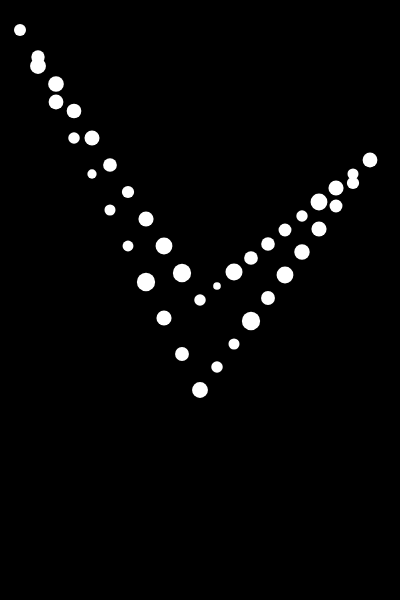
Frame 1 (no input)
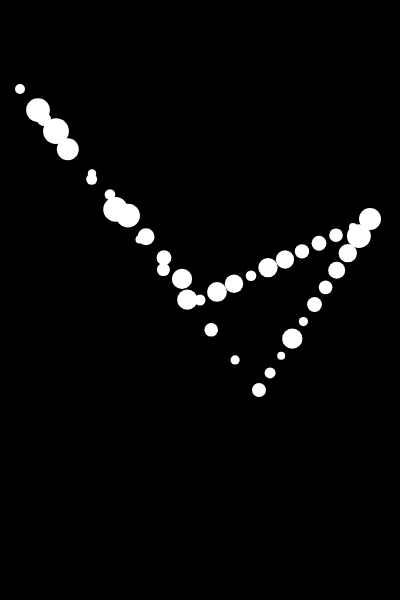
Frame 60 (no input)
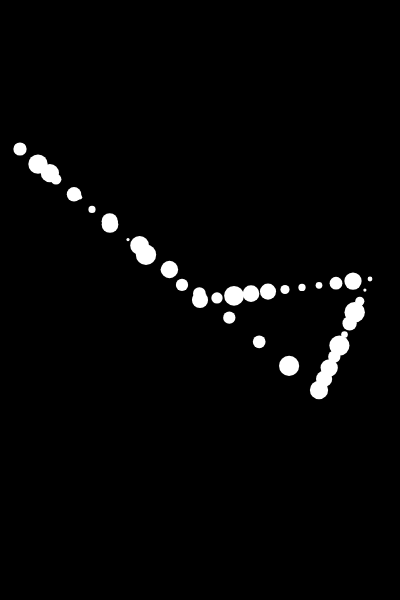
Frame 120 (the mouse pressed at the canvas centre since frame 60)

The p5.js sketch that drew these frames (run headless with seeded random() and noise() and a simulated clock; from frame 60 on, the mouse is pressed at the canvas centre):

// p5.js sketch
// ── sketch.js
let points = [[20,30],[200,390],[370,160], [200,300]];
let moveDirection = [1, 1, 1];
const NUM = 10;

function setup() {
  createCanvas(400, 600);
  noStroke();
}

function draw() {
  background(0);
  for(let j = 0; j < points.length; j++) {
    const c_p = points[j];
    const n_p = points[(j+1)%points.length];
    for(let i = 0; i<NUM; i++) {
      circle(c_p[0]*(1-i/NUM)+n_p[0]*i/NUM, c_p[1]*(1-i/NUM)+n_p[1]*i/NUM, 30*noise(millis()/10+(j+1)*(i+1)));
    }
  }
  if(points[0][1] >= height || points[0][1] <= 0) {
    moveDirection[0] *= -1;
  }
  
  if(points[1][0] >= width || points[1][0] <= 0) {
    moveDirection[1] *= -1;
  }
  
  if(points[2][1] >= height || points[2][1] <= 0) {
    moveDirection[2] *= -1;    
  }
  
  points[0][1] += moveDirection[0];
  points[1][0] += moveDirection[1];
  points[2][1] += moveDirection[2];

 }
